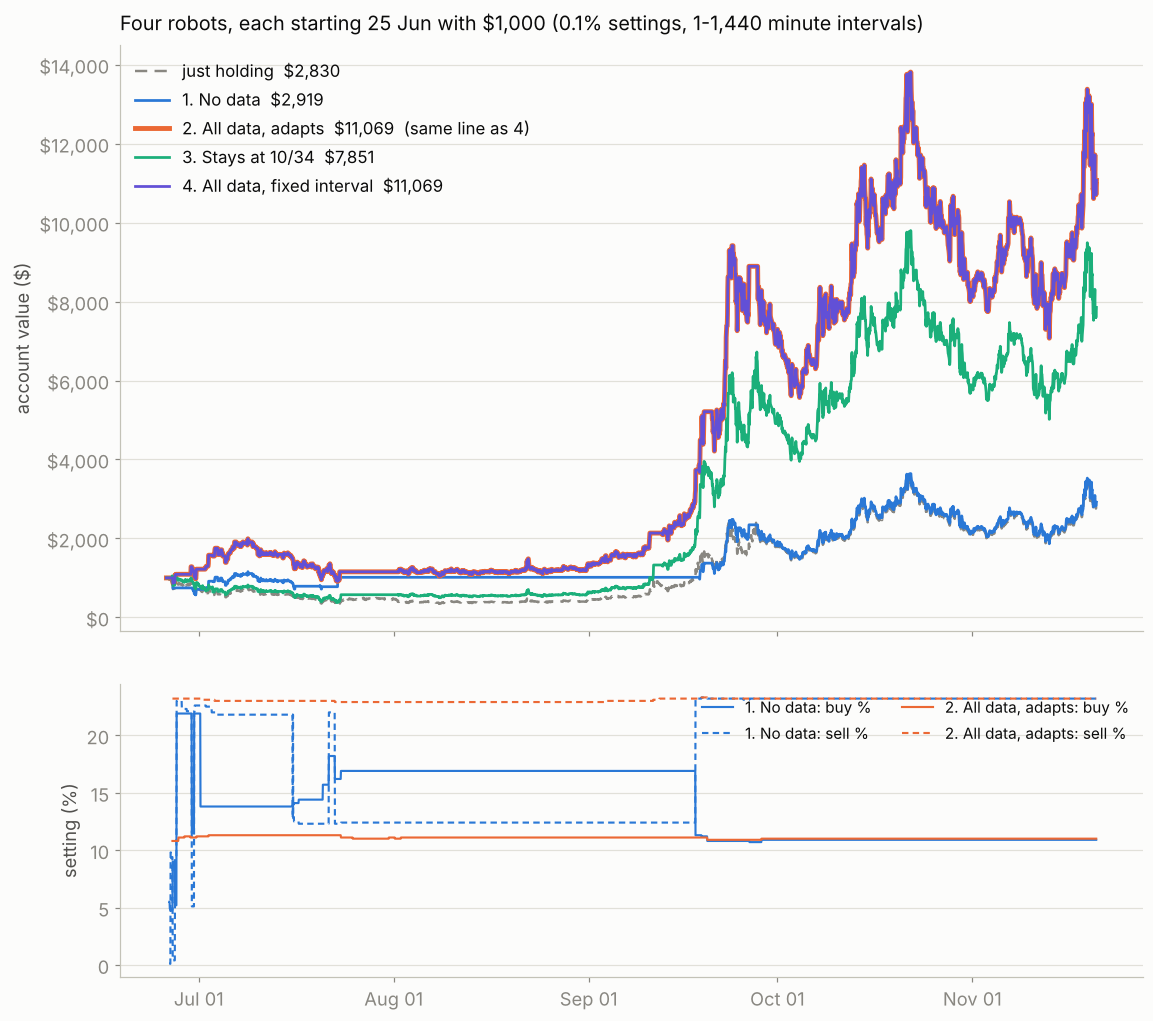

Source code (Python):
#!/usr/bin/env python3
"""
Four robots, following docs/machine_math.tex (Sections 3-10). Each starts with $1,000 on
25 Jun and trades PEARL-USDT minute by minute to 20 Nov, paying 0.7% per buy and per sell.

  1. No data          - setting from the data so far; update interval adapts
  2. All data, adapts - setting from (all data) x (data so far); update interval adapts
  3. Stays at 10/34   - never updates
  4. All data, fixed  - setting like robot 2; update interval picked once on day one

Settings: buy % and sell % in 0.1% steps. Update intervals: every 1 ... 1,440 minutes.
Safest interval: middle of the biggest run of intervals at or above the average money.

    python3 robots.py          # -> robots.png, data/robots_*.csv   (takes a while)
"""
import bisect
import csv
import time
from array import array

import numpy as np

from landscape import COST, Market

STEP = 0.1                      # % grid step
SIGMA = 10                      # smoothing: 10 grid steps = 1%
DELTAS = np.arange(1, 1441)     # update every 1 ... 1,440 minutes


def grids(m):
    """0.1% grid up to the largest moves in the data + 3% (beyond that the landscape is flat)."""
    bmax = float(np.nanmax(-m.chg4[m.at_low]))
    smax = float(np.nanmax(m.up_low[m.near_high]))
    buy = np.round(np.arange(STEP, min(100.0, bmax + 3) + 1e-9, STEP), 1)
    sell = np.round(np.arange(STEP, min(100.0, smax + 3) + 1e-9, STEP), 1)
    return buy, sell


def smoother(n, sigma):
    r = int(3 * sigma)
    w = np.exp(-0.5 * (np.arange(-r, r + 1) / sigma) ** 2)
    w /= w.sum()
    K = np.zeros((n, n))
    for i in range(n):
        for k, wk in zip(range(-r, r + 1), w):
            K[i, min(n - 1, max(0, i + k))] += wk
    return K


def all_events(m, buy, sell):
    """Every buy and sell of every setting over the whole history, in time order."""
    c = m.close
    B = [m.buys(x) for x in buy]
    S = [m.sells(x) for x in sell]
    nb = len(buy)
    t, sid, kind, amt = array("i"), array("i"), array("b"), array("d")
    for j, bi in enumerate(B):
        if not bi:
            continue
        for i, si in enumerate(S):
            setting = i * nb + j
            cash, pos = 1000.0, 0
            while True:
                k = bisect.bisect_left(bi, pos)
                if k == len(bi):
                    break
                b = bi[k]
                coins = cash / (c[b + 1] * (1 + COST))
                t.append(b); sid.append(setting); kind.append(1); amt.append(coins)
                k = bisect.bisect_left(si, b + 1)
                if k == len(si):
                    break
                s = si[k]
                cash, pos = coins * c[s + 1] * (1 - COST), s + 1
                t.append(s); sid.append(setting); kind.append(-1); amt.append(cash)
    t = np.frombuffer(t, dtype=np.int32)
    order = np.argsort(t, kind="stable")
    return (t[order], np.frombuffer(sid, dtype=np.int32)[order],
            np.frombuffer(kind, dtype=np.int8)[order], np.frombuffer(amt, dtype=np.float64)[order])


class HillTop:
    """Top of the smoothed landscape: K_s V K_b^T, then the highest point."""

    def __init__(self, nb, ns):
        self.Kb = smoother(nb, SIGMA).astype(np.float32)
        self.Ks = smoother(ns, SIGMA).astype(np.float32)

    def __call__(self, V):
        S = self.Ks @ V @ self.Kb.T
        i, j = np.unravel_index(S.argmax(), S.shape)
        return float(S[i, j]), (i, j)


def landscape_picks(m, ev, buy, sell, log=print):
    """For every minute: robot 1's pick (data so far) and robot 2's pick (all data x data so far)."""
    t, sid, kind, amt = ev
    nb, ns = len(buy), len(sell)
    top = HillTop(nb, ns)
    cash = np.full(nb * ns, 1000.0)
    coins = np.zeros(nb * ns)
    holding = np.zeros(nb * ns, bool)

    # V_all: every setting's money over all the data
    for e in range(len(t)):
        s = sid[e]
        if kind[e] == 1:
            coins[s], holding[s] = amt[e], True
        else:
            cash[s], holding[s] = amt[e], False
    v_all = np.where(holding, coins * m.close[-1] * (1 - COST), cash).reshape(ns, nb)
    prior = (v_all / 1000.0).astype(np.float32)
    v, (i, j) = top(v_all.astype(np.float32))
    log(f"all-data hill top: buy {buy[j]}% / sell {sell[i]}% (smoothed ${v:,.0f})")

    cash[:] = 1000.0; coins[:] = 0.0; holding[:] = False
    PB1 = np.full(m.n, np.nan); PS1 = np.full(m.n, np.nan)
    PB2 = np.full(m.n, np.nan); PS2 = np.full(m.n, np.nan)
    e, t0 = 0, time.time()
    for end in range(1, m.n):
        while e < len(t) and t[e] <= end - 2:
            s = sid[e]
            if kind[e] == 1:
                coins[s], holding[s] = amt[e], True
            else:
                cash[s], holding[s] = amt[e], False
            e += 1
        V = np.where(holding, coins * m.close[end - 1] * (1 - COST), cash).reshape(ns, nb).astype(np.float32)
        if e > 0:
            v1, (i, j) = top(V)
            if v1 > 1000.0:
                PB1[end], PS1[end] = buy[j], sell[i]
        v2, (i, j) = top(V * prior)
        if v2 > 1000.0:
            PB2[end], PS2[end] = buy[j], sell[i]
        if end % 20000 == 0:
            log(f"  landscapes up to {m.time[end]:%b %d}  ({time.time() - t0:.0f}s)")
    return PB1, PS1, PB2, PS2


def safest(F):
    """Middle of the biggest run of intervals at or above the average (ties: higher run average)."""
    high = F >= F.mean()
    x = np.concatenate(([0], high.astype(np.int8), [0]))
    d = np.diff(x)
    starts, ends = np.flatnonzero(d == 1), np.flatnonzero(d == -1) - 1
    lengths = ends - starts + 1
    cand = np.flatnonzero(lengths == lengths.max())
    if len(cand) > 1:
        cand = [max(cand, key=lambda q: F[starts[q]:ends[q] + 1].mean())]
    a, z = starts[cand[0]], ends[cand[0]]
    return int(DELTAS[(a + z) // 2])


class Account:
    def __init__(self):
        self.cash, self.coins, self.buys = 1000.0, 0.0, 0

    def step(self, m, k, b, s):
        c = m.close
        if b != b:                                 # no setting yet: stay in USDC
            return
        if self.coins == 0 and m.at_low[k] and m.chg4[k] <= -b:
            self.coins, self.cash, self.buys = self.cash / (c[k + 1] * (1 + COST)), 0.0, self.buys + 1
        elif self.coins > 0 and m.near_high[k] and m.up_low[k] >= s:
            self.cash, self.coins = self.coins * c[k + 1] * (1 - COST), 0.0

    def value(self, price):
        return self.cash + self.coins * price * (1 - COST)


def run_robots(m, PB, PS, choose, accounts, record, F_prior=None):
    """Run the 1,440 interval machines on picks (PB, PS) and the robots that read them.
    choose(F) -> {robot: interval} each minute. Returns each interval machine's final money."""
    c = m.close
    n_d = len(DELTAS)
    cash = np.full(n_d, 1000.0)
    coins = np.zeros(n_d)
    b = np.full(n_d, np.nan)
    s = np.full(n_d, np.nan)
    F = np.full(n_d, 1000.0)
    for k in range(m.n - 1):
        intervals = choose(F if F_prior is None else F_prior * F / 1000.0)
        for name, d in intervals.items():
            u = (k // d) * d
            accounts[name].step(m, k, PB[u] if u > 0 else np.nan, PS[u] if u > 0 else np.nan)
        if k > 0:
            upd = (k % DELTAS) == 0
            b[upd], s[upd] = PB[k], PS[k]
        if m.at_low[k] or m.near_high[k]:
            hold = coins > 0
            has = ~np.isnan(b)
            buy = has & ~hold & m.at_low[k] & (m.chg4[k] <= -np.nan_to_num(b, nan=1e9))
            sell = has & hold & m.near_high[k] & (m.up_low[k] >= np.nan_to_num(s, nan=1e9))
            coins[buy], cash[buy] = cash[buy] / (c[k + 1] * (1 + COST)), 0.0
            cash[sell], coins[sell] = coins[sell] * c[k + 1] * (1 - COST), 0.0
        F = cash + coins * c[k] * (1 - COST)
        record(k, intervals)
    return cash + coins * c[-1] * (1 - COST)


def main():
    log = lambda *a: print(*a, flush=True)
    m = Market(warmup=240)
    buy, sell = grids(m)
    log(f"{m.time[0]:%b %d %H:%M} -> {m.time[-1]:%b %d %H:%M}: {m.n:,} minutes")
    log(f"grid: buy 0.1-{buy[-1]}%, sell 0.1-{sell[-1]}% at 0.1% = {len(buy) * len(sell):,} settings "
        f"(the rest of the 0.1-100% grid is flat)")
    t0 = time.time()
    ev = all_events(m, buy, sell)
    log(f"{len(ev[0]):,} buys and sells across all settings ({time.time() - t0:.0f}s)")
    PB1, PS1, PB2, PS2 = landscape_picks(m, ev, buy, sell, log)
    np.savez_compressed("data/robots_picks.npz", PB1=PB1, PS1=PS1, PB2=PB2, PS2=PS2)

    names = ["1. No data", "2. All data, adapts", "3. Stays at 10/34", "4. All data, fixed interval"]
    acc = {n: Account() for n in names}
    hourly = {n: [] for n in names}
    paths = {"1. No data": [], "2. All data, adapts": []}
    times = []

    def rec1(k, iv):
        if k % 60 == 0:
            times.append(m.time[k])
            hourly[names[0]].append(acc[names[0]].value(m.close[k]))
            paths[names[0]].append((iv[names[0]], PB1[(k // iv[names[0]]) * iv[names[0]]],
                                    PS1[(k // iv[names[0]]) * iv[names[0]]]))
        acc[names[2]].step(m, k, 10.0, 34.0)       # robot 3 trades alongside
        if k % 60 == 0:
            hourly[names[2]].append(acc[names[2]].value(m.close[k]))

    log("running robot 1 (and robot 3) with the 1,440 interval machines...")
    F_all = run_robots(m, PB1, PS1, lambda F: {names[0]: safest(F)}, acc, rec1)
    fixed = safest(F_all)
    log(f"robot 1's interval machines over all the data -> safest interval {fixed} min "
        f"(robot 4 keeps this)")

    def rec2(k, iv):
        if k % 60 == 0:
            for n in names[1], names[3]:
                hourly[n].append(acc[n].value(m.close[k]))
            paths[names[1]].append((iv[names[1]], PB2[(k // iv[names[1]]) * iv[names[1]]],
                                    PS2[(k // iv[names[1]]) * iv[names[1]]]))

    log("running robots 2 and 4...")
    run_robots(m, PB2, PS2, lambda G: {names[1]: safest(G), names[3]: fixed}, acc, rec2, F_prior=F_all)

    final = {n: acc[n].value(m.close[-1]) for n in names}
    hold = 1000 * m.close[-1] / m.close[0] * (1 - COST) ** 2
    hold_curve = [1000 * m.close[k] / m.close[0] * (1 - COST) for k in range(0, m.n - 1, 60)]
    for n in names:
        hourly[n].append(final[n])
    hold_curve.append(hold)
    times.append(m.time[-1])

    # month ends
    month_idx = {}
    for idx, tm in enumerate(times):
        month_idx[tm.strftime("%Y-%m")] = idx
    rows = [(f"{times[i]:%b %d}", [hourly[n][i] for n in names], hold_curve[i]) for i in month_idx.values()]
    with open("data/robots_monthly.csv", "w", newline="") as f:
        w = csv.writer(f)
        w.writerow(["date"] + names + ["just holding"])
        for d, vals, h in rows:
            w.writerow([d] + [round(v, 2) for v in vals] + [round(h, 2)])
    with open("data/robots_hourly.csv", "w", newline="") as f:
        w = csv.writer(f)
        w.writerow(["time"] + names + ["just holding", "robot1_interval", "robot1_buy", "robot1_sell",
                                       "robot2_interval", "robot2_buy", "robot2_sell"])
        for i, tm in enumerate(times):
            p1 = paths[names[0]][i] if i < len(paths[names[0]]) else ("", "", "")
            p2 = paths[names[1]][i] if i < len(paths[names[1]]) else ("", "", "")
            w.writerow([tm.strftime("%Y-%m-%d %H:%M")] + [round(hourly[n][i], 2) for n in names]
                       + [round(hold_curve[i], 2)] + list(p1) + list(p2))

    log("\nmoney at each month end (and the last day):")
    log(f"{'':<8}" + "".join(f"{n:>30}" for n in names) + f"{'just holding':>15}")
    for d, vals, h in rows:
        log(f"{d:<8}" + "".join(f"{v:>30,.0f}" for v in vals) + f"{h:>15,.0f}")
    for n in names:
        log(f"{n:<30} ${final[n]:,.0f}  ({acc[n].buys} buys)")
    log(f"{'just holding':<30} ${hold:,.0f}")
    plot(times, hourly, hold_curve, names, final, hold, paths)


def plot(times, hourly, hold_curve, names, final, hold, paths):
    import matplotlib
    matplotlib.use("Agg")
    import matplotlib.dates as mdates
    import matplotlib.pyplot as plt

    surface, ink, ink2, muted, gridc = "#fcfcfb", "#0b0b0b", "#52514e", "#898781", "#e1e0d9"
    colors = ["#2a78d6", "#eb6834", "#1baf7a", "#6250d6"]
    plt.rcParams.update({"font.size": 12, "text.color": ink, "axes.labelcolor": ink2,
                         "xtick.color": muted, "ytick.color": muted, "axes.edgecolor": "#c3c2b7"})
    fig, (ax, bx) = plt.subplots(2, 1, figsize=(12, 11), facecolor=surface, sharex=True,
                                 gridspec_kw={"height_ratios": [2, 1], "hspace": 0.12})
    for a_ in (ax, bx):
        a_.set_facecolor(surface)
        a_.grid(axis="y", color=gridc, lw=0.8)
        for side in ("top", "right"):
            a_.spines[side].set_visible(False)
    ax.plot(times, hold_curve, color=muted, lw=1.6, ls=(0, (5, 3)), label=f"just holding  ${hold:,.0f}")
    same = np.allclose(hourly[names[1]], hourly[names[3]])
    for n, col in zip(names, colors):
        note = "  (same line as 4)" if same and n == names[1] else ""
        ax.plot(times, hourly[n], color=col, lw=3.2 if note else 1.8, label=f"{n}  ${final[n]:,.0f}{note}")
    ax.legend(loc="upper left", frameon=False, fontsize=11)
    ax.yaxis.set_major_formatter(matplotlib.ticker.FuncFormatter(lambda v, _: f"${v:,.0f}"))
    ax.set_ylabel("account value ($)")
    ax.set_title("Four robots, each starting 25 Jun with $1,000 (0.1% settings, 1-1,440 minute intervals)",
                 loc="left", fontsize=13, pad=10)
    for n, col, ls in ((names[0], colors[0], "-"), (names[1], colors[1], "-")):
        p = paths[n]
        bx.plot(times[:len(p)], [x[1] for x in p], color=col, lw=1.4, ls=ls, label=f"{n}: buy %")
        bx.plot(times[:len(p)], [x[2] for x in p], color=col, lw=1.4, ls=(0, (3, 2)), label=f"{n}: sell %")
    bx.set_ylabel("setting (%)")
    bx.legend(loc="upper right", frameon=False, fontsize=10, ncol=2)
    bx.xaxis.set_major_formatter(mdates.DateFormatter("%b %d"))
    fig.savefig("robots.png", dpi=110, facecolor=surface, bbox_inches="tight")
    print("saved robots.png", flush=True)


if __name__ == "__main__":
    main()
